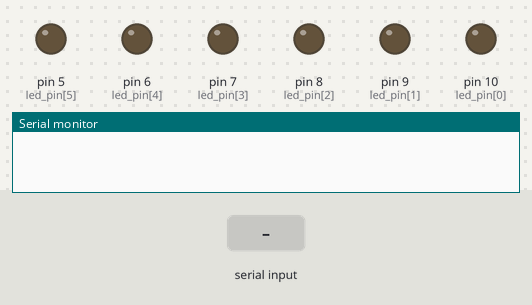
Bench run of a sketch on a simulated Arduino Uno, built with avr-gcc and run on an emulated ATmega328P. Parts: output pins drawn as LEDs (lit = HIGH), the last lines printed to the serial monitor. Dashed ring = blinking. The inputs (shaded band) are chosen by the test bench.

Above: at 2.0 s.
2.1 s: "left\n" received over Serial
At 3.2 s:
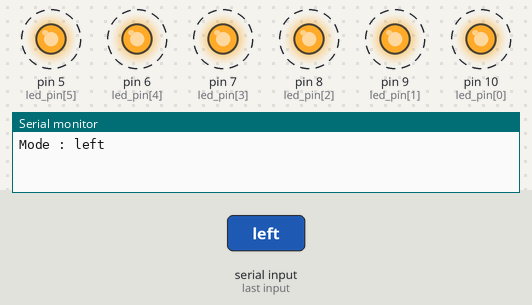
5.1 s: "pause\n" received over Serial
At 5.8 s:
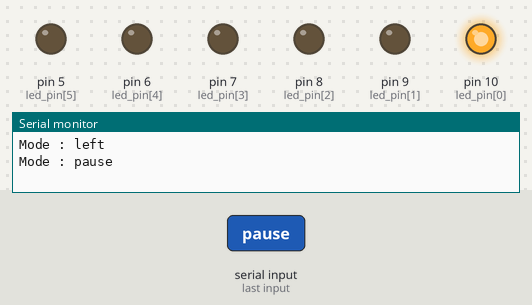
Timing chart, 0 to 8.1 s (numbered marks = the images above; inputs shaded):
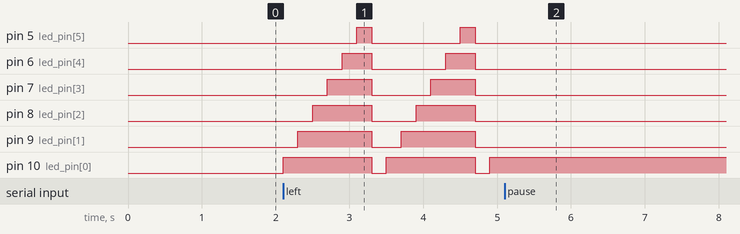

Measured:
- after the input at 2.1 s, pin 5 (led_pin[5]): alternates HIGH for 0.20 s and LOW for 1.2 s, starting after 1.0 s; pin 6 (led_pin[4]): alternates HIGH for 0.40 s and LOW for 1.0 s, starting after 0.80 s
- after the input at 5.1 s, pin 5 (led_pin[5]), pin 6 (led_pin[4]), pin 7 (led_pin[3]), pin 8 (led_pin[2]), pin 9 (led_pin[1]): stops changing and stays LOW; pin 10 (led_pin[0]): stops changing and stays HIGH

The sketch:

CheckPoint3.ino
```cpp
uint8_t led_pin[6] = {10, 9, 8, 7, 6, 5};

String input_string;
String led_mode;
String led_flag = "Resume";

int8_t count_led = 0;

void setup() {
  Serial.begin(115200);
  delay(1000);
  for (uint8_t count_pin = 0; count_pin < sizeof(led_pin); count_pin++) pinMode(led_pin[count_pin], OUTPUT);
  for (uint8_t count_pin = 0; count_pin < sizeof(led_pin); count_pin++) digitalWrite(led_pin[count_pin], 0);

  while (!Serial.available());
}

void loop() {
  while (1) {
    if (Serial.available()) {
      input_string = Serial.readStringUntil('\n');

      if (input_string == "pause" || input_string == "PAUSE" || input_string == "Pause" || input_string == "resume" || input_string == "RESUME" || input_string == "Resume") {
        led_flag = input_string;
        Serial.print("Mode : "); Serial.println(led_flag);
      }
      else {
        led_mode = input_string;
        Serial.print("Mode : "); Serial.println(led_mode);
      }
    }

    if (led_flag == "pause" || led_flag == "PAUSE" || led_flag == "Pause") return;
    else if (led_flag == "resume" || led_flag == "RESUME" || led_flag == "Resume") {

      digitalWrite(led_pin[count_led], 1);
      delay(200);

      if (led_mode == "left" || led_mode == "LEFT" || led_mode == "Left") {
        count_led++;
        if (count_led >= sizeof(led_pin)) {
          count_led = 0;
          for (uint8_t count_pin = 0; count_pin < sizeof(led_pin); count_pin++) digitalWrite(led_pin[count_pin], 0);
          delay(200);
        }
      }
      else if (led_mode == "right" || led_mode == "RIGHT" || led_mode == "Right") {
        count_led--;
        if (count_led < 0) {
          count_led = sizeof(led_pin);
          for (uint8_t count_pin = 0; count_pin < sizeof(led_pin); count_pin++) digitalWrite(led_pin[count_pin], 0);
          delay(200);
        }
      }
      else Serial.println("Error!");
    }
  }
}
```
